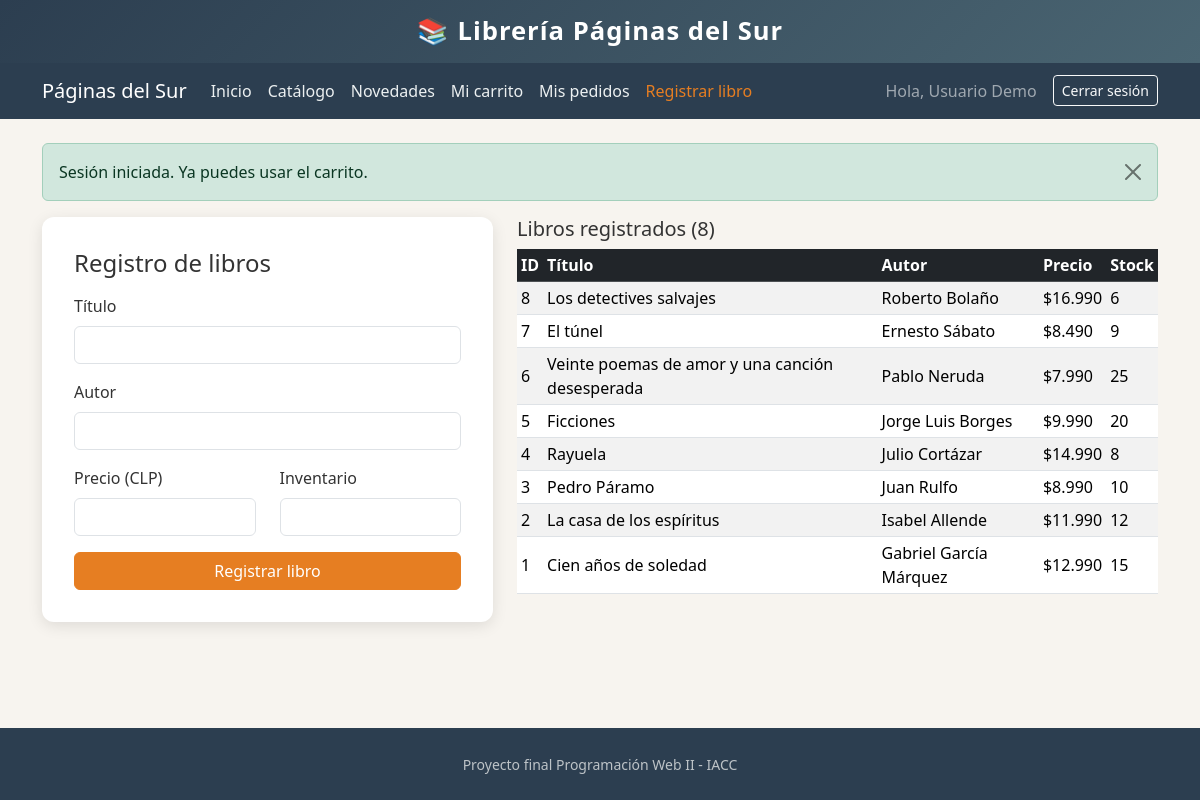
The page /registro_libro.php (signed in) on the database its author committed.
### tables this page shows
CREATE TABLE libros (
  id INT UNSIGNED AUTO_INCREMENT PRIMARY KEY,
  titulo VARCHAR(150) NOT NULL,
  autor VARCHAR(100) NOT NULL,
  precio INT UNSIGNED NOT NULL,
  inventario INT UNSIGNED NOT NULL DEFAULT 0
);

### includes/funciones.php (called while the page is built, shortened)
<?php
function h($texto) {
    return htmlspecialchars((string) $texto, ENT_QUOTES, 'UTF-8');
}
function peso($numero) {
    return '$' . number_format((float) $numero, 0, ',', '.');
}

### registro_libro.php (the view, shortened to what this page needs)
<?php
require_once __DIR__ . '/includes/conexion.php';
require_once __DIR__ . '/includes/funciones.php';
$datos = [];
$lista = $conexion->query('SELECT id, titulo, autor, precio, inventario FROM libros ORDER BY id DESC')
                  ->fetch_all(MYSQLI_ASSOC);
require __DIR__ . '/includes/header.php';
?>
<div class="row g-4">
  <div class="col-lg-5">
    <div class="caja-formulario m-0">
      <h2 class="h4 mb-3">Registro de libros</h2>
      <form id="formLibro" action="registro_libro.php" method="post" novalidate>
        <div class="mb-3">
          <label for="titulo" class="form-label">Título</label>
          <input type="text" class="form-control" id="titulo" name="titulo"
                 value="<?= h($datos['titulo'] ?? '') ?>" required>
        </div>
        <div class="mb-3">
          <label for="autor" class="form-label">Autor</label>
          <input type="text" class="form-control" id="autor" name="autor"
                 value="<?= h($datos['autor'] ?? '') ?>" required>
        </div>
        <div class="row">
          <div class="col-6 mb-3">
            <label for="precio" class="form-label">Precio (CLP)</label>
            <input type="number" class="form-control" id="precio" name="precio" min="1" step="1"
                   value="<?= h($datos['precio'] ?? '') ?>" required>
          </div>
          <div class="col-6 mb-3">
            <label for="inventario" class="form-label">Inventario</label>
            <input type="number" class="form-control" id="inventario" name="inventario" min="0" step="1"
                   value="<?= h($datos['inventario'] ?? '') ?>" required>
          </div>
        </div>
        <button type="submit" class="btn btn-acento w-100">Registrar libro</button>
      </form>
    </div>
  </div>
  <div class="col-lg-7">
    <h2 class="h5">Libros registrados (<?= count($lista) ?>)</h2>
    <div class="table-responsive">
      <table class="table table-sm table-striped bg-white align-middle">
        <thead class="table-dark">
          <tr><th>ID</th><th>Título</th><th>Autor</th><th>Precio</th><th>Stock</th></tr>
        </thead>
        <tbody>
          <?php foreach ($lista as $libro): ?>
            <tr>
              <td><?= $libro['id'] ?></td>
              <td><?= h($libro['titulo']) ?></td>
              <td><?= h($libro['autor']) ?></td>
              <td><?= peso($libro['precio']) ?></td>
              <td><?= $libro['inventario'] ?></td>
            </tr>
          <?php endforeach; ?>
        </tbody>
      </table>
    </div>
  </div>
</div>
<?php
require __DIR__ . '/includes/footer.php';

### css/estilos.css (style rules this page uses)
:root { --color-principal: #2c3e50; --color-acento: #e67e22; --color-fondo: #f7f4ef; }
body { background-color: var(--color-fondo); font-family: "Segoe UI", Arial, sans-serif; color: #333; }
.btn-acento { background-color: var(--color-acento); border-color: var(--color-acento); color: #fff; }
.caja-formulario { max-width: 460px; margin: 2.5rem auto; background: #fff; padding: 2rem; border-radius: 12px; box-shadow: 0 4px 15px rgba(0, 0, 0, .1); }

### rows shown on the page
libros: id "8", titulo "Los detectives salvajes", autor "Roberto Bolaño", precio "$16.990", inventario "6"
libros: id "7", titulo "El túnel", autor "Ernesto Sábato", precio "$8.490", inventario "9"
libros: id "6", titulo "Veinte poemas de amor y una canción desesperada", autor "Pablo Neruda", precio "$7.990", inventario "25"
libros: id "5", titulo "Ficciones", autor "Jorge Luis Borges", precio "$9.990", inventario "20"
libros: id "4", titulo "Rayuela", autor "Julio Cortázar", precio "$14.990", inventario "8"
libros: id "3", titulo "Pedro Páramo", autor "Juan Rulfo", precio "$8.990", inventario "10"
libros: id "2", titulo "La casa de los espíritus", autor "Isabel Allende", precio "$11.990", inventario "12"
libros: id "1", titulo "Cien años de soledad", autor "Gabriel García Márquez", precio "$12.990", inventario "15"

### other values the page prints
$_SESSION['usuario_nombre'] "Usuario Demo"
$aviso[1] "Sesión iniciada. Ya puedes usar el carrito."
count($lista) "8"
